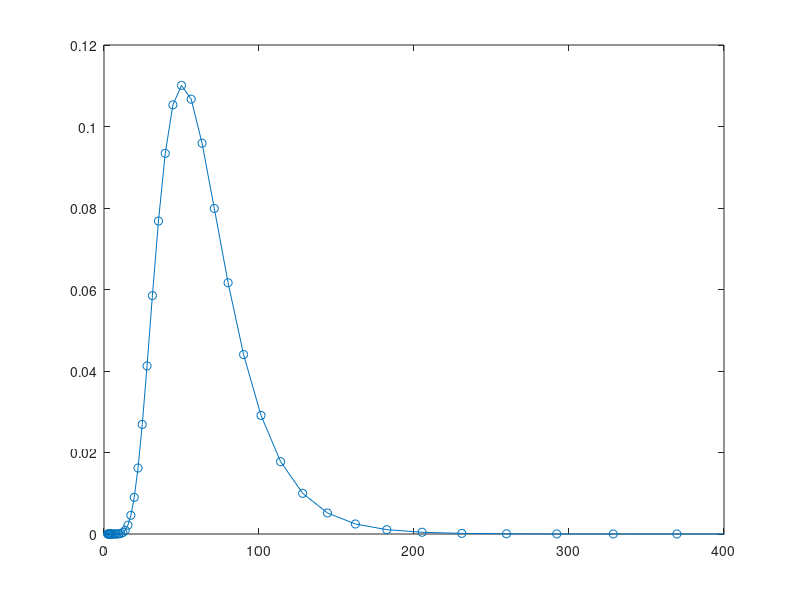

Reproduce this figure in MATLAB.
clear;
T=2;
S0=50;
sigma = 0.3;
k = 52;
T = 2;
r = 0.05;
NT = 52;
dt = T/NT;
u = exp(sigma*sqrt(dt));
d = 1/u;
a = exp(r*dt);
p = (a-d)/(u-d);
ST = zeros(NT+1, 1);
Prob = zeros(NT+1, 1);
for j = 0:NT
    ST(j+1) = S0*(u^j)*(d^(NT-j));
    Prob(j+1) = nchoosek(NT,j)*(p^j)*((1-p)^(NT-j));
end
plot(ST,Prob,'-o');
xlim([0 400]);